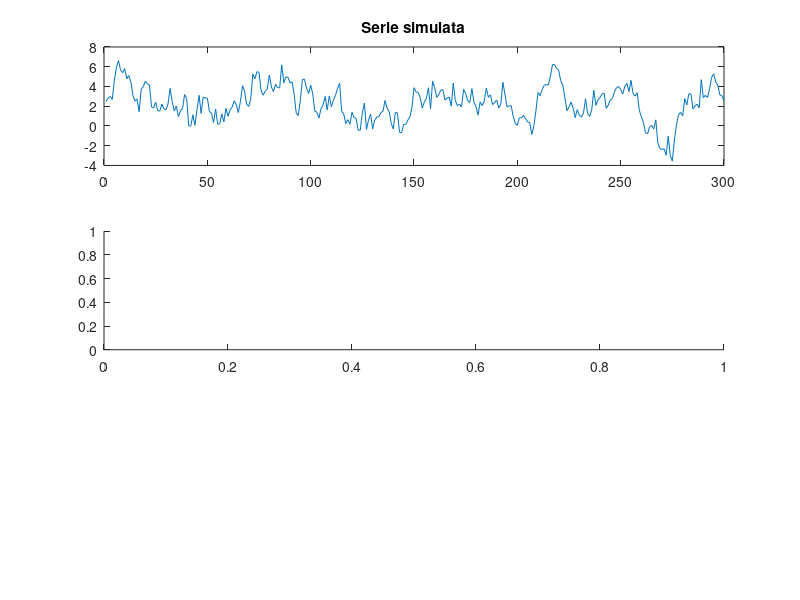

MATLAB code to generate this figure: (Note: this script raises an error after producing the figure.)
m = 0.5; phi = 0.8; sigma2 = 1.0;
n = 300;
e = normrnd(0, sigma2, n, 1);
y = m/(1-phi) + filter(1, [1 -phi], e);
subplot(3, 1, 1); 
plot(y); 
title('Serie simulata');

subplot(3, 1, 2); 
autocorr(y); 
title("FAC campionaria");

subplot(3, 1, 3); 
parcorr(y);  
title("FACP campionaria")
